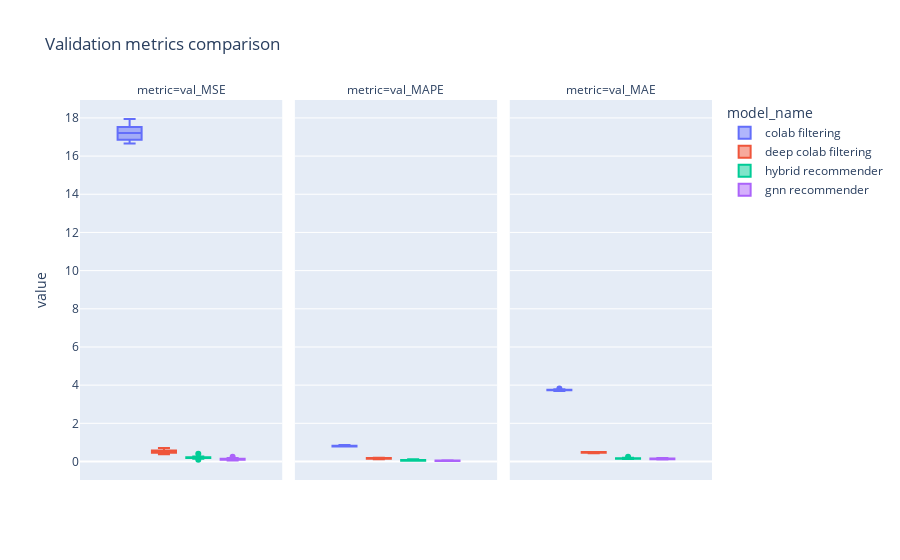

The code cell stored with this chart in its notebook:
### Markdown cell above
## Visualization of validation metrics

### Code cell
fig = px.box(
    all_metrics.loc[all_metrics.metric.isin(metrics_to_show)],
    color='model_name',
    y='value',
    facet_col='metric',
    title='Validation metrics comparison')
fig.write_html("val_metrics.html")
fig.show()

### Figure 1 — Plotly figure (JSON) as saved in the notebook; plotly's stock layout.template omitted (floating-point values rounded to 4 significant figures)
{"data": [{"alignmentgroup": "True", "hovertemplate": "model_name=colab filtering<br>metric=val_MSE<br>value=%{y}<extra></extra>", "legendgroup": "colab filtering", "marker": {"color": "#636efa"}, "name": "colab filtering", "notched": false, "offsetgroup": "colab filtering", "orientation": "v", "showlegend": true, "x0": " ", "xaxis": "x", "y": [16.66, 17.21, 16.67, 17.53, 16.86, 17.94, 17.39, 17.2, 17.72, 17.12], "y0": " ", "yaxis": "y", "type": "box"}, {"alignmentgroup": "True", "hovertemplate": "model_name=colab filtering<br>metric=val_MAPE<br>value=%{y}<extra></extra>", "legendgroup": "colab filtering", "marker": {"color": "#636efa"}, "name": "colab filtering", "notched": false, "offsetgroup": "colab filtering", "orientation": "v", "showlegend": false, "x0": " ", "xaxis": "x2", "y": [0.7824, 0.8316, 0.8053, 0.8041, 0.7834, 0.8162, 0.8302, 0.8289, 0.8628, 0.7864], "y0": " ", "yaxis": "y2", "type": "box"}, {"alignmentgroup": "True", "hovertemplate": "model_name=colab filtering<br>metric=val_MAE<br>value=%{y}<extra></extra>", "legendgroup": "colab filtering", "marker": {"color": "#636efa"}, "name": "colab filtering", "notched": false, "offsetgroup": "colab filtering", "orientation": "v", "showlegend": false, "x0": " ", "xaxis": "x3", "y": [3.726, 3.791, 3.698, 3.756, 3.716, 3.822, 3.74, 3.76, 3.753, 3.761], "y0": " ", "yaxis": "y3", "type": "box"}, {"alignmentgroup": "True", "hovertemplate": "model_name=deep colab filtering<br>metric=val_MSE<br>value=%{y}<extra></extra>", "legendgroup": "deep colab filtering", "marker": {"color": "#EF553B"}, "name": "deep colab filtering", "notched": false, "offsetgroup": "deep colab filtering", "orientation": "v", "showlegend": true, "x0": " ", "xaxis": "x", "y": [0.3852, 0.5924, 0.5735, 0.4795, 0.4318, 0.4798, 0.5033, 0.5171, 0.7016, 0.4574], "y0": " ", "yaxis": "y", "type": "box"}, {"alignmentgroup": "True", "hovertemplate": "model_name=deep colab filtering<br>metric=val_MAPE<br>value=%{y}<extra></extra>", "legendgroup": "deep colab filtering", "marker": {"color": "#EF553B"}, "name": "deep colab filtering", "notched": false, "offsetgroup": "deep colab filtering", "orientation": "v", "showlegend": false, "x0": " ", "xaxis": "x2", "y": [0.1228, 0.1817, 0.183, 0.1439, 0.1406, 0.1379, 0.1563, 0.1658, 0.1984, 0.1433], "y0": " ", "yaxis": "y2", "type": "box"}, {"alignmentgroup": "True", "hovertemplate": "model_name=deep colab filtering<br>metric=val_MAE<br>value=%{y}<extra></extra>", "legendgroup": "deep colab filtering", "marker": {"color": "#EF553B"}, "name": "deep colab filtering", "notched": false, "offsetgroup": "deep colab filtering", "orientation": "v", "showlegend": false, "x0": " ", "xaxis": "x3", "y": [0.4295, 0.4983, 0.4693, 0.4846, 0.463, 0.4836, 0.5037, 0.4738, 0.5015, 0.4558], "y0": " ", "yaxis": "y3", "type": "box"}, {"alignmentgroup": "True", "hovertemplate": "model_name=hybrid recommender<br>metric=val_MSE<br>value=%{y}<extra></extra>", "legendgroup": "hybrid recommender", "marker": {"color": "#00cc96"}, "name": "hybrid recommender", "notched": false, "offsetgroup": "hybrid recommender", "orientation": "v", "showlegend": true, "x0": " ", "xaxis": "x", "y": [0.08564, 0.2228, 0.4117, 0.1479, 0.1842, 0.2102, 0.1823, 0.2633, 0.1793, 0.1804], "y0": " ", "yaxis": "y", "type": "box"}, {"alignmentgroup": "True", "hovertemplate": "model_name=hybrid recommender<br>metric=val_MAPE<br>value=%{y}<extra></extra>", "legendgroup": "hybrid recommender", "marker": {"color": "#00cc96"}, "name": "hybrid recommender", "notched": false, "offsetgroup": "hybrid recommender", "orientation": "v", "showlegend": false, "x0": " ", "xaxis": "x2", "y": [0.03638, 0.07917, 0.1149, 0.04424, 0.05744, 0.04497, 0.05201, 0.0757, 0.06621, 0.04943], "y0": " ", "yaxis": "y2", "type": "box"}, {"alignmentgroup": "True", "hovertemplate": "model_name=hybrid recommender<br>metric=val_MAE<br>value=%{y}<extra></extra>", "legendgroup": "hybrid recommender", "marker": {"color": "#00cc96"}, "name": "hybrid recommender", "notched": false, "offsetgroup": "hybrid recommender", "orientation": "v", "showlegend": false, "x0": " ", "xaxis": "x3", "y": [0.1301, 0.1947, 0.2481, 0.1487, 0.1484, 0.1679, 0.1553, 0.1733, 0.1563, 0.1436], "y0": " ", "yaxis": "y3", "type": "box"}, {"alignmentgroup": "True", "hovertemplate": "model_name=gnn recommender<br>metric=val_MSE<br>value=%{y}<extra></extra>", "legendgroup": "gnn recommender", "marker": {"color": "#ab63fa"}, "name": "gnn recommender", "notched": false, "offsetgroup": "gnn recommender", "orientation": "v", "showlegend": true, "x0": " ", "xaxis": "x", "y": [0.1244, 0.1852, 0.1479, 0.08719, 0.05846, 0.1385, 0.09252, 0.2461, 0.1391, 0.05696], "y0": " ", "yaxis": "y", "type": "box"}, {"alignmentgroup": "True", "hovertemplate": "model_name=gnn recommender<br>metric=val_MAPE<br>value=%{y}<extra></extra>", "legendgroup": "gnn recommender", "marker": {"color": "#ab63fa"}, "name": "gnn recommender", "notched": false, "offsetgroup": "gnn recommender", "orientation": "v", "showlegend": false, "x0": " ", "xaxis": "x2", "y": [0.03349, 0.05769, 0.05071, 0.02582, 0.02599, 0.033, 0.04657, 0.066, 0.04246, 0.03074], "y0": " ", "yaxis": "y2", "type": "box"}, {"alignmentgroup": "True", "hovertemplate": "model_name=gnn recommender<br>metric=val_MAE<br>value=%{y}<extra></extra>", "legendgroup": "gnn recommender", "marker": {"color": "#ab63fa"}, "name": "gnn recommender", "notched": false, "offsetgroup": "gnn recommender", "orientation": "v", "showlegend": false, "x0": " ", "xaxis": "x3", "y": [0.1457, 0.1515, 0.1142, 0.1128, 0.1026, 0.1346, 0.1792, 0.1652, 0.1361, 0.1229], "y0": " ", "yaxis": "y3", "type": "box"}], "layout": {"xaxis": {"anchor": "y", "domain": [0.0, 0.32]}, "yaxis": {"anchor": "x", "domain": [0.0, 1.0], "title": {"text": "value"}}, "xaxis2": {"anchor": "y2", "domain": [0.34, 0.66], "matches": "x"}, "yaxis2": {"anchor": "x2", "domain": [0.0, 1.0], "matches": "y", "showticklabels": false}, "xaxis3": {"anchor": "y3", "domain": [0.68, 1.0], "matches": "x"}, "yaxis3": {"anchor": "x3", "domain": [0.0, 1.0], "matches": "y", "showticklabels": false}, "annotations": [{"font": {}, "showarrow": false, "text": "metric=val_MSE", "x": 0.16, "xanchor": "center", "xref": "paper", "y": 1.0, "yanchor": "bottom", "yref": "paper"}, {"font": {}, "showarrow": false, "text": "metric=val_MAPE", "x": 0.5, "xanchor": "center", "xref": "paper", "y": 1.0, "yanchor": "bottom", "yref": "paper"}, {"font": {}, "showarrow": false, "text": "metric=val_MAE", "x": 0.84, "xanchor": "center", "xref": "paper", "y": 1.0, "yanchor": "bottom", "yref": "paper"}], "legend": {"title": {"text": "model_name"}, "tracegroupgap": 0}, "title": {"text": "Validation metrics comparison"}, "boxmode": "group"}}
